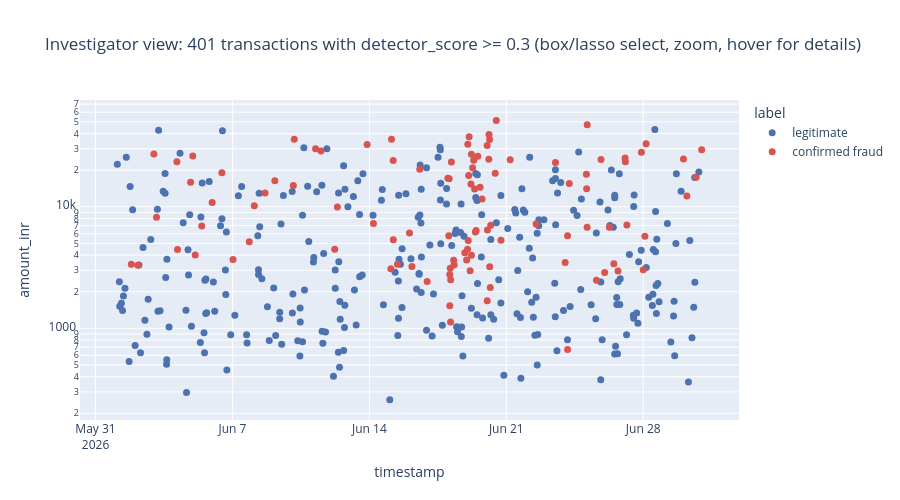
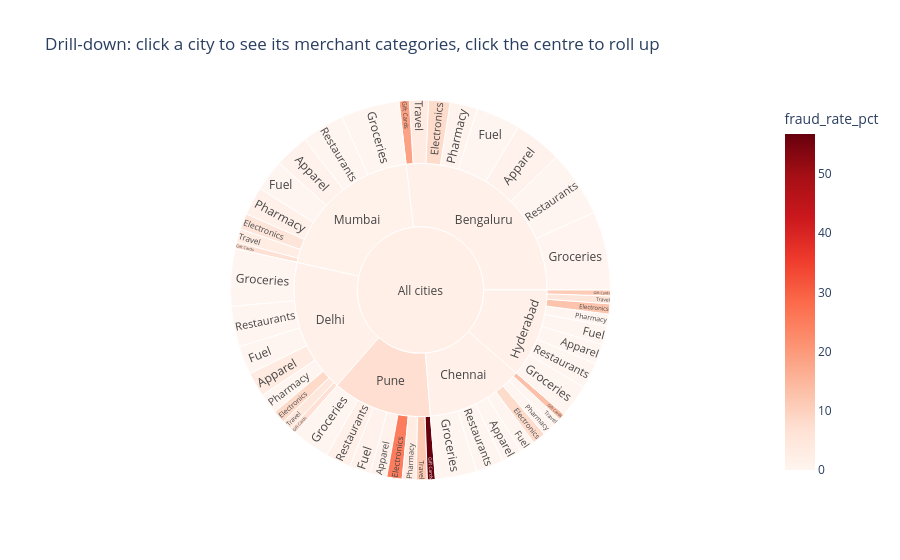

The code cell stored with these charts, in order, in its notebook:
### Markdown cell above
## Task 5 — An Interactive Tool for the Investigators (Request #5)

**Real-world usage:** Investigators triage flagged cases themselves with zoom, filter and hover-for-details.

**Why this technique:** **Details-on-demand / tooltips** (Slides 22–23), **dynamic queries** (Slide 15) and **drill-down**
(Slide 24) — Shneiderman's mantra as an actual tool.

**TODO:**
1. Interactive scatter (plotly) of all transactions with `detector_score >= 0.3`: x = timestamp, y = amount (log),
   colour = `label`, with a tooltip showing txn_id, customer, city, category, distance and score. Set `dragmode="select"`.
2. Interactive **sunburst** for drill-down: city → merchant category, sized by transaction count, coloured by fraud rate.

### Code cell
# TODO 1
flagged = tx[tx.detector_score >= 0.3]
fig = px.scatter(flagged, x="timestamp", y="amount_inr", color="label", log_y=True,
                 color_discrete_map={"legitimate": "#4C72B0", "confirmed fraud": "#D9534F"},
                 hover_name="txn_id",
                 hover_data={"customer_id": True, "city": True, "merchant_category": True,
                             "distance_from_home_km": ":.0f", "detector_score": ":.3f",
                             "label": False, "timestamp": "|%d %b %H:%M", "amount_inr": ":,.0f"},
                 title=f"Investigator view: {len(flagged)} transactions with detector_score >= 0.3 "
                       "(box/lasso select, zoom, hover for details)", height=500)
fig.update_traces(marker_size=7, unselected_marker_opacity=0.15)
fig.update_layout(dragmode="select")
fig.show()

# TODO 2
agg = tx.groupby(["city", "merchant_category"]).agg(transactions=("txn_id", "size"),
                                                     fraud=("is_fraud", "sum")).reset_index()
agg["fraud_rate_pct"] = agg.fraud / agg.transactions * 100
fig = px.sunburst(agg, path=[px.Constant("All cities"), "city", "merchant_category"], values="transactions",
                  color="fraud_rate_pct", color_continuous_scale="Reds",
                  hover_data={"fraud": True, "fraud_rate_pct": ":.1f"},
                  title="Drill-down: click a city to see its merchant categories, click the centre to roll up",
                  height=560)
fig.show()

### Figure 1 — Plotly figure (JSON) as saved in the notebook; plotly's stock layout.template omitted (floating-point values rounded to 4 significant figures; data arrays with more than 128 entries replaced by an {"elided": "..."} marker saying what was removed)
{"data": [{"customdata": {"elided": "297x6 mixed values"}, "hovertemplate": "<b>%{hovertext}</b><br><br>timestamp=%{x|%d %b %H:%M}<br>amount_inr=%{y:,.0f}<br>customer_id=%{customdata[0]}<br>city=%{customdata[1]}<br>merchant_category=%{customdata[2]}<br>distance_from_home_km=%{customdata[3]:.0f}<br>detector_score=%{customdata[4]:.3f}<extra></extra>", "hovertext": {"elided": "297 str values"}, "legendgroup": "legitimate", "marker": {"color": "#4C72B0", "size": 7, "symbol": "circle"}, "mode": "markers", "name": "legitimate", "orientation": "v", "showlegend": true, "type": "scatter", "unselected": {"marker": {"opacity": 0.15}}, "x": {"elided": "297 str values"}, "xaxis": "x", "y": {"elided": "297 float values"}, "yaxis": "y"}, {"customdata": {"elided": "104x6 mixed values"}, "hovertemplate": "<b>%{hovertext}</b><br><br>timestamp=%{x|%d %b %H:%M}<br>amount_inr=%{y:,.0f}<br>customer_id=%{customdata[0]}<br>city=%{customdata[1]}<br>merchant_category=%{customdata[2]}<br>distance_from_home_km=%{customdata[3]:.0f}<br>detector_score=%{customdata[4]:.3f}<extra></extra>", "hovertext": ["T00139", "T00167", "T00327", "T00329", "T00496", "T00497", "T00660", "T00684", "T00689", "T00720", "T00855", "T00909", "T01047", "T01219", "T01231", "T01366", "T01435", "T01622", "T01625", "T01829", "T01876", "T01974", "T01992", "T02339", "T02354", "T02553", "T02554", "T02556", "T02558", "T02586", "T02735", "T02740", "T02813", "T02906", "T03065", "T03068", "T03069", "T03075", "T03076", "T03077", "T03078", "T03079", "T03081", "T03095", "T03099", "T03244", "T03252", "T03253", "T03255", "T03256", "T03257", "T03261", "T03266", "T03268", "T03270", "T03272", "T03273", "T03278", "T03286", "T03306", "T03308", "T03336", "T03371", "T03411", "T03439", "T03440", "T03441", "T03444", "T03445", "T03449", "T03450", "T03451", "T03452", "T03488", "T03513", "T03584", "T03634", "T03876", "T04061", "T04214", "T04217", "T04218", "T04221", "T04394", "T04396", "T04397", "T04398", "T04497", "T04571", "T04592", "T04606", "T04654", "T04749", "T04788", "T04789", "T04793", "T04976", "T04988", "T04989", "T04990", "T05339", "T05345", "T05467", "T05516"], "legendgroup": "confirmed fraud", "marker": {"color": "#D9534F", "size": 7, "symbol": "circle"}, "mode": "markers", "name": "confirmed fraud", "orientation": "v", "showlegend": true, "type": "scatter", "unselected": {"marker": {"opacity": 0.15}}, "x": ["2026-06-01T19:58:00.000000", "2026-06-02T04:00:00.000000", "2026-06-02T23:35:00.000000", "2026-06-03T02:50:00.000000", "2026-06-04T03:50:00.000000", "2026-06-04T04:37:00.000000", "2026-06-04T20:39:00.000000", "2026-06-04T23:20:00.000000", "2026-06-05T02:20:00.000000", "2026-06-05T10:21:00.000000", "2026-06-05T23:08:00.000000", "2026-06-06T11:04:00.000000", "2026-06-07T00:43:00.000000", "2026-06-07T20:38:00.000000", "2026-06-08T02:48:00.000000", "2026-06-08T16:02:00.000000", "2026-06-09T04:02:00.000000", "2026-06-10T02:44:00.000000", "2026-06-10T03:50:00.000000", "2026-06-11T06:01:00.000000", "2026-06-11T12:38:00.000000", "2026-06-12T05:28:00.000000", "2026-06-12T08:46:00.000000", "2026-06-13T21:16:00.000000", "2026-06-14T05:02:00.000000", "2026-06-15T02:22:00.000000", "2026-06-15T03:10:00.000000", "2026-06-15T05:24:00.000000", "2026-06-15T05:14:00.000000", "2026-06-15T10:29:00.000000", "2026-06-16T01:16:00.000000", "2026-06-16T04:13:00.000000", "2026-06-16T13:50:00.000000", "2026-06-16T22:54:00.000000", "2026-06-18T00:19:00.000000", "2026-06-18T01:55:00.000000", "2026-06-18T01:28:00.000000", "2026-06-18T02:37:00.000000", "2026-06-18T02:40:00.000000", "2026-06-18T03:45:00.000000", "2026-06-18T03:16:00.000000", "2026-06-18T03:36:00.000000", "2026-06-18T04:39:00.000000", "2026-06-18T07:24:00.000000", "2026-06-18T08:02:00.000000", "2026-06-18T21:07:00.000000", "2026-06-18T23:20:00.000000", "2026-06-19T00:47:00.000000", "2026-06-19T00:25:00.000000", "2026-06-19T01:53:00.000000", "2026-06-19T01:19:00.000000", "2026-06-19T02:26:00.000000", "2026-06-19T03:35:00.000000", "2026-06-19T04:38:00.000000", "2026-06-19T05:17:00.000000", "2026-06-19T05:13:00.000000", "2026-06-19T06:41:00.000000", "2026-06-19T08:02:00.000000", "2026-06-19T09:08:00.000000", "2026-06-19T10:04:00.000000", "2026-06-19T11:01:00.000000", "2026-06-19T13:04:00.000000", "2026-06-19T15:52:00.000000", "2026-06-19T18:14:00.000000", "2026-06-20T00:35:00.000000", "2026-06-20T00:32:00.000000", "2026-06-20T00:53:00.000000", "2026-06-20T02:33:00.000000", "2026-06-20T02:49:00.000000", "2026-06-20T03:41:00.000000", "2026-06-20T03:32:00.000000", "2026-06-20T04:21:00.000000", "2026-06-20T04:55:00.000000", "2026-06-20T10:24:00.000000", "2026-06-20T11:41:00.000000", "2026-06-20T17:29:00.000000", "2026-06-21T04:44:00.000000", "2026-06-22T12:34:00.000000", "2026-06-23T12:18:00.000000", "2026-06-24T00:14:00.000000", "2026-06-24T03:13:00.000000", "2026-06-24T03:09:00.000000", "2026-06-24T05:16:00.000000", "2026-06-25T02:18:00.000000", "2026-06-25T02:35:00.000000", "2026-06-25T03:16:00.000000", "2026-06-25T03:10:00.000000", "2026-06-25T14:37:00.000000", "2026-06-25T20:14:00.000000", "2026-06-26T00:41:00.000000", "2026-06-26T06:30:00.000000", "2026-06-26T11:59:00.000000", "2026-06-26T17:05:00.000000", "2026-06-27T01:45:00.000000", "2026-06-27T02:06:00.000000", "2026-06-27T03:57:00.000000", "2026-06-27T21:46:00.000000", "2026-06-28T00:02:00.000000", "2026-06-28T02:05:00.000000", "2026-06-28T03:32:00.000000", "2026-06-30T01:21:00.000000", "2026-06-30T05:32:00.000000", "2026-06-30T16:57:00.000000", "2026-06-30T23:43:00.000000"], "xaxis": "x", "y": [3369.0, 3309.0, 27170.0, 8198.0, 23460.0, 4462.0, 15920.0, 26220.0, 4015.0, 6960.0, 10830.0, 19060.0, 3682.0, 5160.0, 10220.0, 12970.0, 16400.0, 14980.0, 35900.0, 30060.0, 28720.0, 4474.0, 9949.0, 32550.0, 7277.0, 3087.0, 36030.0, 5347.0, 24060.0, 3368.0, 6090.0, 3227.0, 20360.0, 2430.0, 17180.0, 17050.0, 5772.0, 2771.0, 1535.0, 2505.0, 3126.0, 1126.0, 23420.0, 3630.0, 3339.0, 4182.0, 3649.0, 32690.0, 4465.0, 18120.0, 5278.0, 37680.0, 2976.0, 15420.0, 3996.0, 27060.0, 20980.0, 24100.0, 14010.0, 6209.0, 6379.0, 26010.0, 14520.0, 11610.0, 1689.0, 31880.0, 6432.0, 24600.0, 39340.0, 3214.0, 35840.0, 2172.0, 7066.0, 18840.0, 51420.0, 5302.0, 24350.0, 7206.0, 23100.0, 3488.0, 669.0, 5780.0, 15530.0, 18560.0, 14060.0, 47260.0, 6795.0, 2487.0, 24490.0, 2877.0, 6783.0, 3393.0, 2957.0, 25150.0, 23470.0, 7094.0, 28090.0, 3029.0, 5717.0, 33020.0, 24690.0, 12260.0, 17500.0, 29450.0], "yaxis": "y"}], "layout": {"dragmode": "select", "height": 500, "legend": {"title": {"text": "label"}, "tracegroupgap": 0}, "title": {"text": "Investigator view: 401 transactions with detector_score >= 0.3 (box/lasso select, zoom, hover for details)"}, "xaxis": {"anchor": "y", "domain": [0, 1], "title": {"text": "timestamp"}}, "yaxis": {"anchor": "x", "domain": [0, 1], "title": {"text": "amount_inr"}, "type": "log"}}}

### Figure 2 — Plotly figure (JSON) as saved in the notebook; plotly's stock layout.template omitted (floating-point values rounded to 4 significant figures)
{"data": [{"branchvalues": "total", "customdata": [["2", 0.8929], ["8", 7.921], ["0", 0], ["9", 18.75], ["1", 0.271], ["1", 0.7752], ["0", 0], ["3", 3.371], ["0", 0], ["5", 7.937], ["0", 0], ["4", 13.33], ["0", 0], ["0", 0], ["0", 0], ["0", 0], ["4", 3.478], ["5", 8.333], ["0", 0], ["2", 6.667], ["0", 0], ["0", 0], ["0", 0], ["2", 4.255], ["0", 0], ["6", 12.5], ["0", 0], ["3", 11.11], ["0", 0], ["0", 0], ["0", 0], ["2", 5.405], ["2", 1.242], ["4", 5.333], ["0", 0], ["2", 6.667], ["0", 0], ["2", 1.493], ["0", 0], ["2", 3.175], ["1", 1.282], ["18", 25], ["1", 1], ["21", 56.76], ["0", 0], ["2", 3.077], ["2", 1.681], ["6", 11.54], ["(?)", 1.622], ["(?)", 1.316], ["(?)", 1.38], ["(?)", 1.754], ["(?)", 1.104], ["(?)", 7.286], ["(?)", 2.174]], "domain": {"x": [0, 1], "y": [0, 1]}, "hovertemplate": "labels=%{label}<br>transactions=%{value}<br>parent=%{parent}<br>id=%{id}<br>fraud=%{customdata[0]}<br>fraud_rate_pct=%{color:.1f}<extra></extra>", "ids": ["All cities/Bengaluru/Apparel", "All cities/Bengaluru/Electronics", "All cities/Bengaluru/Fuel", "All cities/Bengaluru/Gift Cards", "All cities/Bengaluru/Groceries", "All cities/Bengaluru/Pharmacy", "All cities/Bengaluru/Restaurants", "All cities/Bengaluru/Travel", "All cities/Chennai/Apparel", "All cities/Chennai/Electronics", "All cities/Chennai/Fuel", "All cities/Chennai/Gift Cards", "All cities/Chennai/Groceries", "All cities/Chennai/Pharmacy", "All cities/Chennai/Restaurants", "All cities/Chennai/Travel", "All cities/Delhi/Apparel", "All cities/Delhi/Electronics", "All cities/Delhi/Fuel", "All cities/Delhi/Gift Cards", "All cities/Delhi/Groceries", "All cities/Delhi/Pharmacy", "All cities/Delhi/Restaurants", "All cities/Delhi/Travel", "All cities/Hyderabad/Apparel", "All cities/Hyderabad/Electronics", "All cities/Hyderabad/Fuel", "All cities/Hyderabad/Gift Cards", "All cities/Hyderabad/Groceries", "All cities/Hyderabad/Pharmacy", "All cities/Hyderabad/Restaurants", "All cities/Hyderabad/Travel", "All cities/Mumbai/Apparel", "All cities/Mumbai/Electronics", "All cities/Mumbai/Fuel", "All cities/Mumbai/Gift Cards", "All cities/Mumbai/Groceries", "All cities/Mumbai/Pharmacy", "All cities/Mumbai/Restaurants", "All cities/Mumbai/Travel", "All cities/Pune/Apparel", "All cities/Pune/Electronics", "All cities/Pune/Fuel", "All cities/Pune/Gift Cards", "All cities/Pune/Groceries", "All cities/Pune/Pharmacy", "All cities/Pune/Restaurants", "All cities/Pune/Travel", "All cities/Bengaluru", "All cities/Chennai", "All cities/Delhi", "All cities/Hyderabad", "All cities/Mumbai", "All cities/Pune", "All cities"], "labels": ["Apparel", "Electronics", "Fuel", "Gift Cards", "Groceries", "Pharmacy", "Restaurants", "Travel", "Apparel", "Electronics", "Fuel", "Gift Cards", "Groceries", "Pharmacy", "Restaurants", "Travel", "Apparel", "Electronics", "Fuel", "Gift Cards", "Groceries", "Pharmacy", "Restaurants", "Travel", "Apparel", "Electronics", "Fuel", "Gift Cards", "Groceries", "Pharmacy", "Restaurants", "Travel", "Apparel", "Electronics", "Fuel", "Gift Cards", "Groceries", "Pharmacy", "Restaurants", "Travel", "Apparel", "Electronics", "Fuel", "Gift Cards", "Groceries", "Pharmacy", "Restaurants", "Travel", "Bengaluru", "Chennai", "Delhi", "Hyderabad", "Mumbai", "Pune", "All cities"], "marker": {"coloraxis": "coloraxis", "colors": [0.8929, 7.921, 0.0, 18.75, 0.271, 0.7752, 0.0, 3.371, 0.0, 7.937, 0.0, 13.33, 0.0, 0.0, 0.0, 0.0, 3.478, 8.333, 0.0, 6.667, 0.0, 0.0, 0.0, 4.255, 0.0, 12.5, 0.0, 11.11, 0.0, 0.0, 0.0, 5.405, 1.242, 5.333, 0.0, 6.667, 0.0, 1.493, 0.0, 3.175, 1.282, 25.0, 1.0, 56.76, 0.0, 3.077, 1.681, 11.54, 1.622, 1.316, 1.38, 1.754, 1.104, 7.286, 2.174]}, "name": "", "parents": ["All cities/Bengaluru", "All cities/Bengaluru", "All cities/Bengaluru", "All cities/Bengaluru", "All cities/Bengaluru", "All cities/Bengaluru", "All cities/Bengaluru", "All cities/Bengaluru", "All cities/Chennai", "All cities/Chennai", "All cities/Chennai", "All cities/Chennai", "All cities/Chennai", "All cities/Chennai", "All cities/Chennai", "All cities/Chennai", "All cities/Delhi", "All cities/Delhi", "All cities/Delhi", "All cities/Delhi", "All cities/Delhi", "All cities/Delhi", "All cities/Delhi", "All cities/Delhi", "All cities/Hyderabad", "All cities/Hyderabad", "All cities/Hyderabad", "All cities/Hyderabad", "All cities/Hyderabad", "All cities/Hyderabad", "All cities/Hyderabad", "All cities/Hyderabad", "All cities/Mumbai", "All cities/Mumbai", "All cities/Mumbai", "All cities/Mumbai", "All cities/Mumbai", "All cities/Mumbai", "All cities/Mumbai", "All cities/Mumbai", "All cities/Pune", "All cities/Pune", "All cities/Pune", "All cities/Pune", "All cities/Pune", "All cities/Pune", "All cities/Pune", "All cities/Pune", "All cities", "All cities", "All cities", "All cities", "All cities", "All cities", ""], "type": "sunburst", "values": [224.0, 101.0, 208.0, 48.0, 369.0, 129.0, 312.0, 89.0, 95.0, 63.0, 71.0, 30.0, 195.0, 57.0, 131.0, 42.0, 115.0, 60.0, 134.0, 30.0, 269.0, 96.0, 191.0, 47.0, 94.0, 48.0, 87.0, 27.0, 155.0, 57.0, 122.0, 37.0, 161.0, 75.0, 148.0, 30.0, 275.0, 134.0, 201.0, 63.0, 78.0, 72.0, 100.0, 37.0, 177.0, 65.0, 119.0, 52.0, 1480.0, 684.0, 942.0, 627.0, 1087.0, 700.0, 5520.0]}], "layout": {"coloraxis": {"colorbar": {"title": {"text": "fraud_rate_pct"}}, "colorscale": [[0, "rgb(255,245,240)"], [0.125, "rgb(254,224,210)"], [0.25, "rgb(252,187,161)"], [0.375, "rgb(252,146,114)"], [0.5, "rgb(251,106,74)"], [0.625, "rgb(239,59,44)"], [0.75, "rgb(203,24,29)"], [0.875, "rgb(165,15,21)"], [1, "rgb(103,0,13)"]]}, "height": 560, "legend": {"tracegroupgap": 0}, "title": {"text": "Drill-down: click a city to see its merchant categories, click the centre to roll up"}}}
